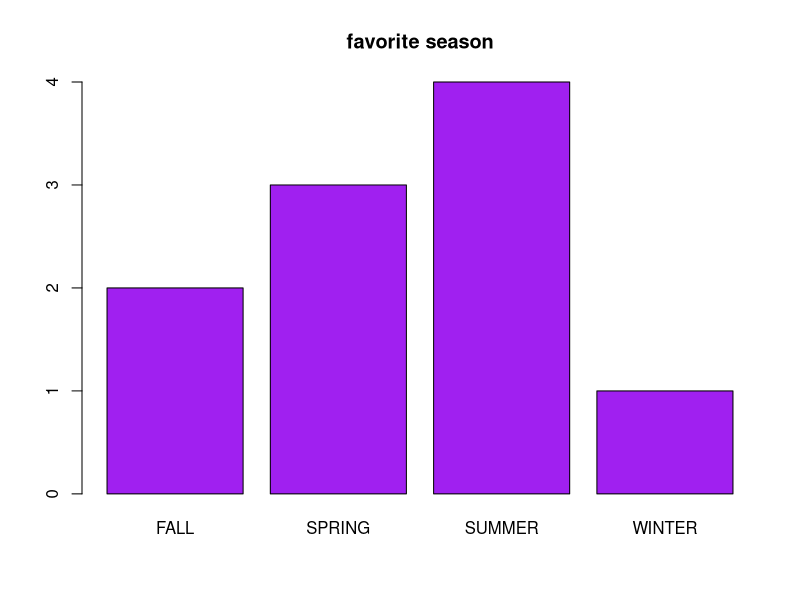
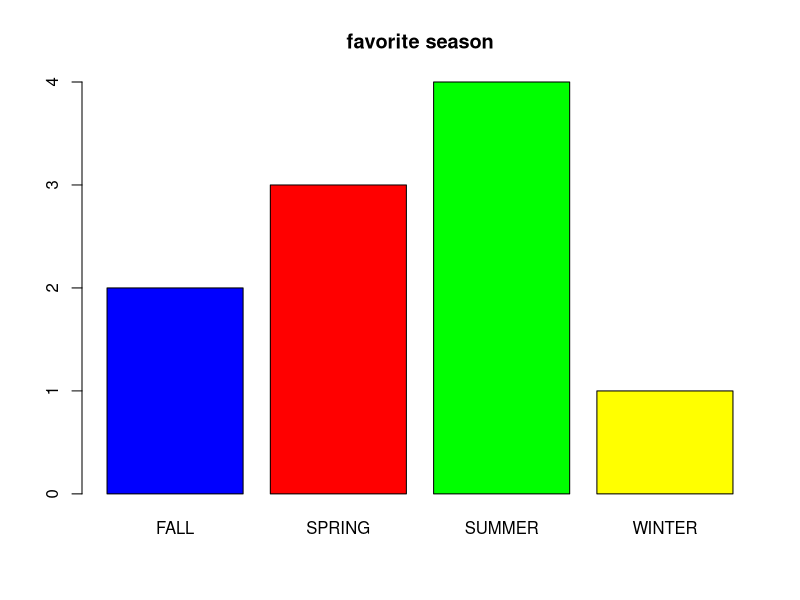
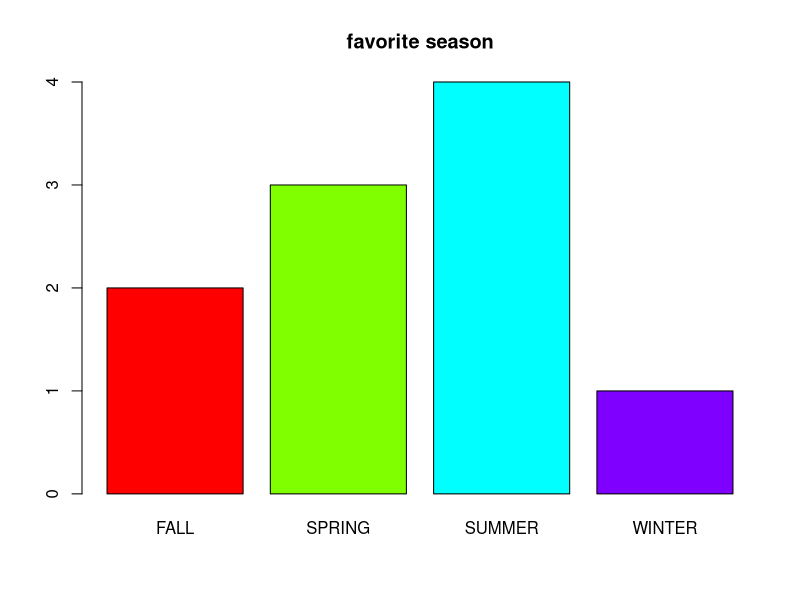
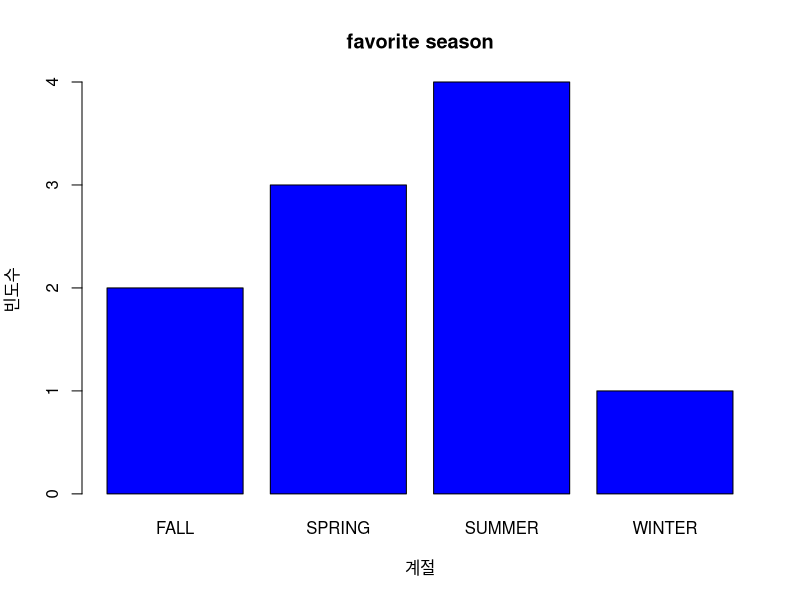
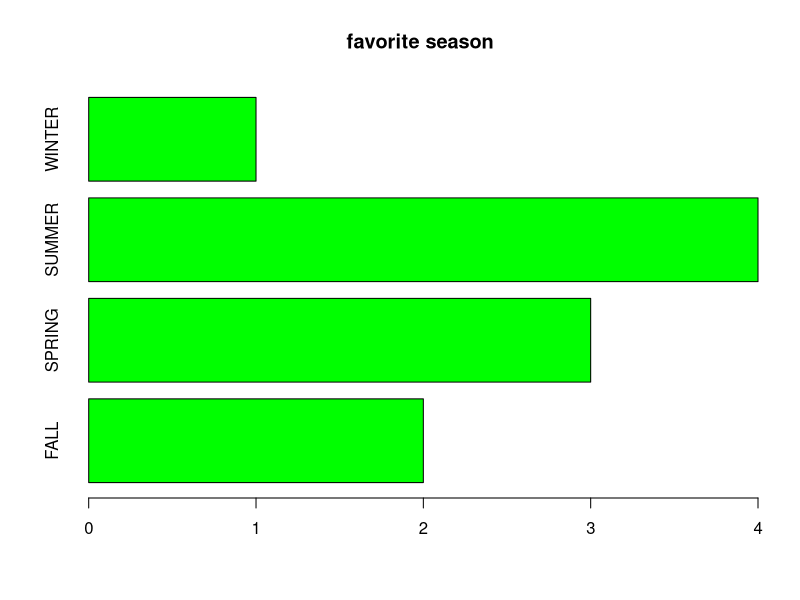
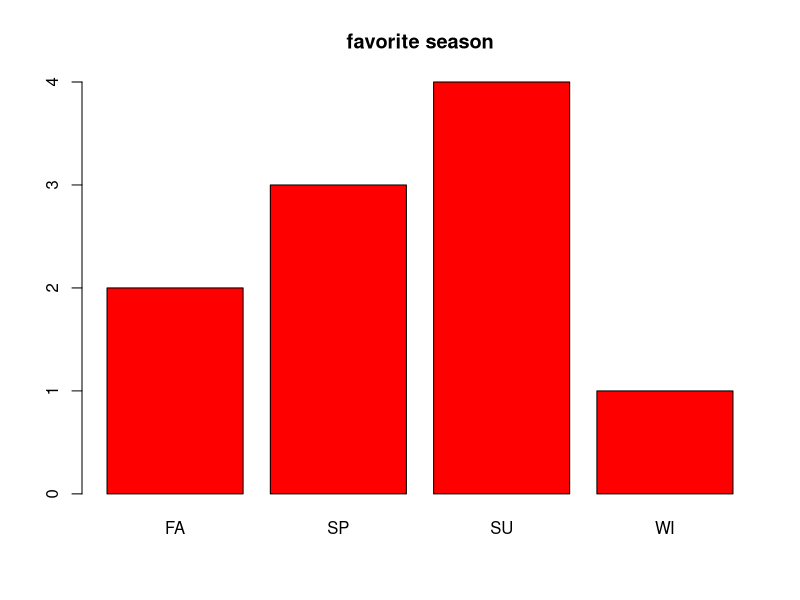
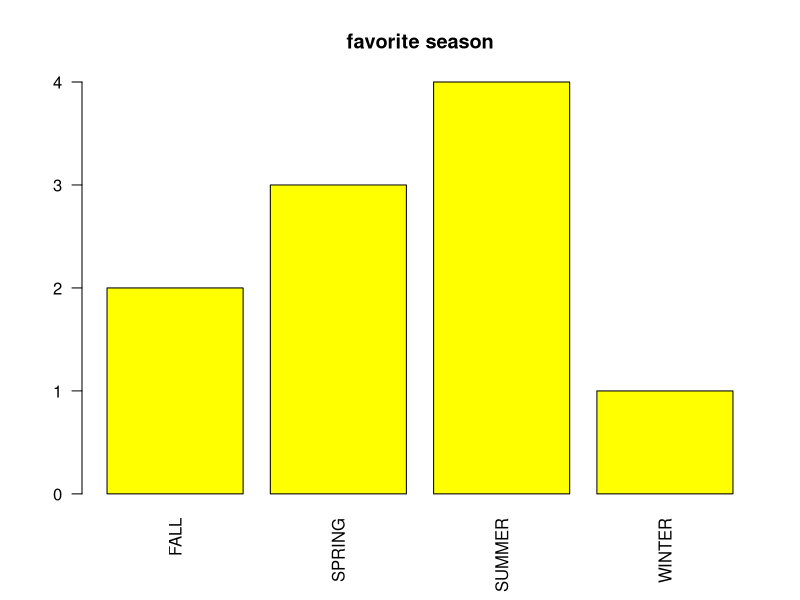

These charts were generated, in order, by the following R code:
favorite <- c('WINTER','SUMMER','SPRING','SUMMER',
              'SUMMER','FALL','FALL','SUMMER','SPRING','SPRING')

favorite
table(favorite)

ds <- table(favorite)
ds

barplot(ds, main = 'favorite season',col = 'purple') #한가지 색깔
#barplot(table 변수, main = '상단 제목 이름', col = '색깔')
barplot(ds, main = 'favorite season', col=c('blue','red','green','yellow')) #각각의 색을 넣을때

#팔레트에서 색을 지정하기
barplot(ds, main = 'favorite season', col= rainbow(4))

barplot(ds, main='favorite season', col = 'blue', xlab = '계절', ylab = '빈도수' )

barplot(ds, main='favorite season', col = 'green', horiz=TRUE)

barplot(ds, main='favorite season', col = 'red',names=c('FA','SP','SU','WI'))

barplot(ds, main = 'favorite season', col = 'yellow', las=2)

colors()

# 색을 바꾸는 옵션:
# 1. blue , red, yellow, green 과 같이 색을 직접 입력
# 2. #0000FF
# 3. RGB
